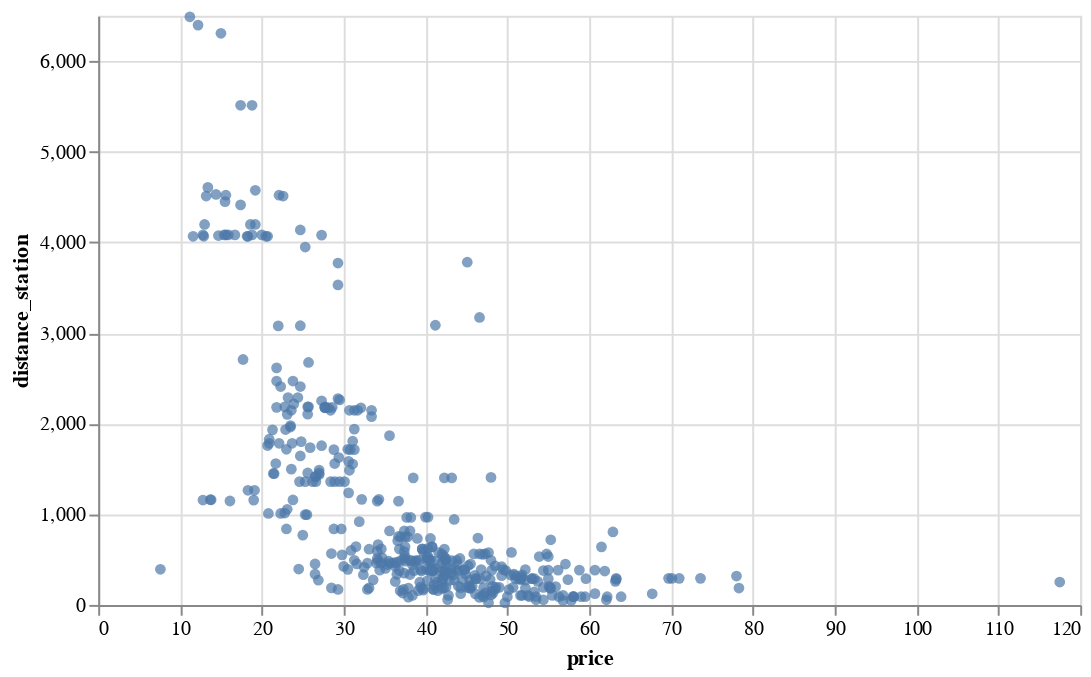

Here is the notebook cell this chart was saved with:
### Markdown cell above
**Question 5.5** 
<br> {points: 1}

For baseline models, the features of the data are not taken into consideration when making predictions. This will change for other models that we will be learning.
In fact, let's take a look at the feature `distance_station` which measures the distance a house is from a Mass Rapid Transit station vs the house price in the graph below:

### Code cell
housing_plot = alt.Chart(housing_df, width=500, height=300).mark_circle(
    opacity=0.7).encode(
    alt.X('price:Q'),
    alt.Y('distance_station:Q'))
housing_plot

### Figure 1 — Vega-Lite specification as saved in the notebook (floating-point values rounded to 4 significant figures; data arrays with more than 128 entries replaced by an {"elided": "..."} marker saying what was removed)
{"config": {"view": {"continuousWidth": 400, "continuousHeight": 300}}, "data": {"name": "data-e061e8f8a591b21656b2d0d277b40a74"}, "mark": {"type": "circle", "opacity": 0.7}, "encoding": {"x": {"type": "quantitative", "field": "price"}, "y": {"type": "quantitative", "field": "distance_station"}}, "height": 300, "width": 500, "$schema": "https://vega.github.io/schema/vega-lite/v4.8.1.json", "datasets": {"data-e061e8f8a591b21656b2d0d277b40a74": {"elided": "414 records"}}}
